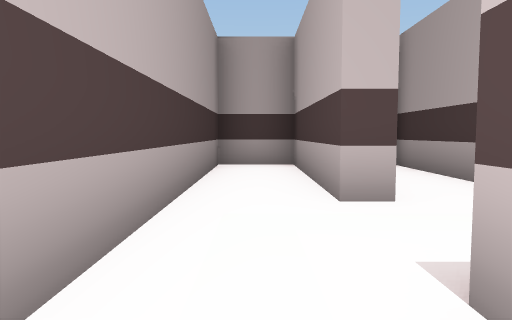
View 1 (above)

20 first-person views from a walk through a Unity game level. The camera is 1.2 m above the floor, tilts 4° down and sees 70° across. The floor is counted in squares, 2 m on a side. Each view is taken from the middle of a square. On the plan, view 1 faces up. The plan holds only what a view shows up to about 10 squares ahead; the rest is blank. The player is left out. Some animated figures are left out.

View 2
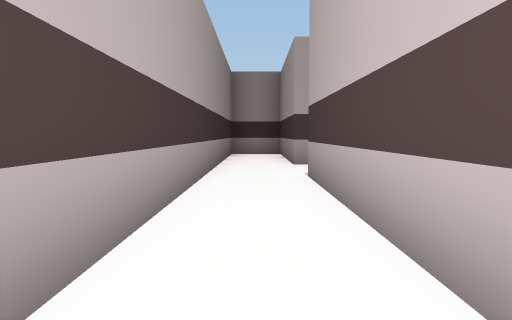

View 3
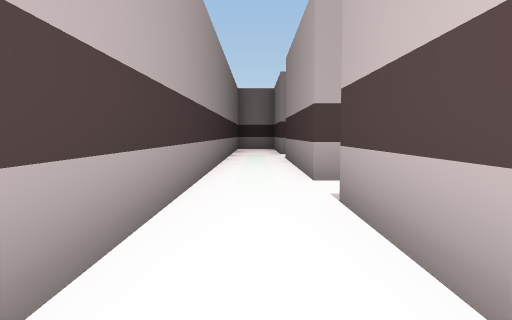

View 4
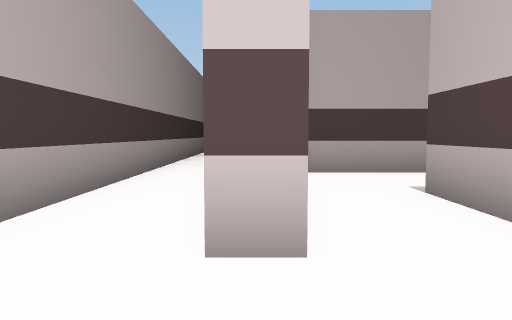

View 5
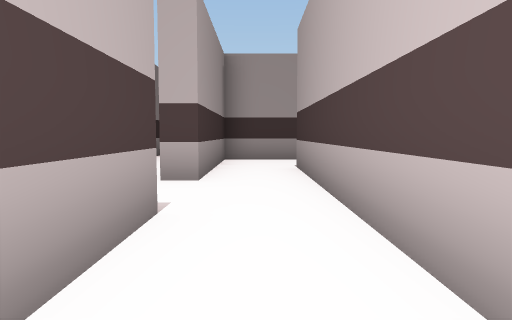

View 6
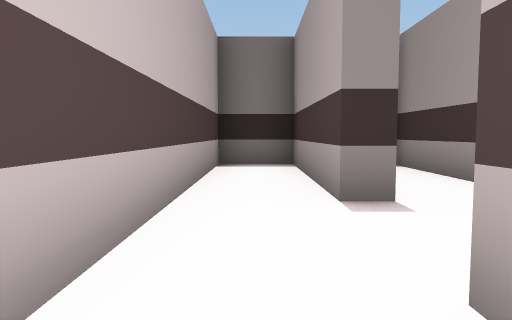

View 7
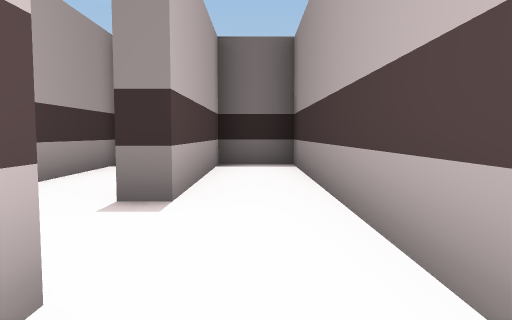

View 8
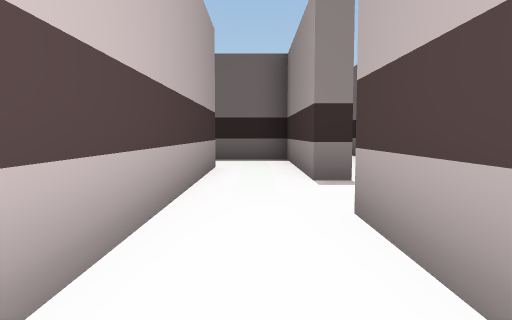

View 9
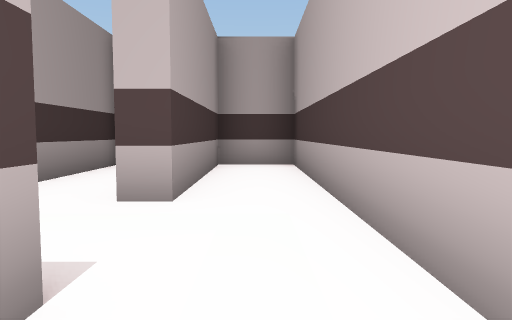

View 10
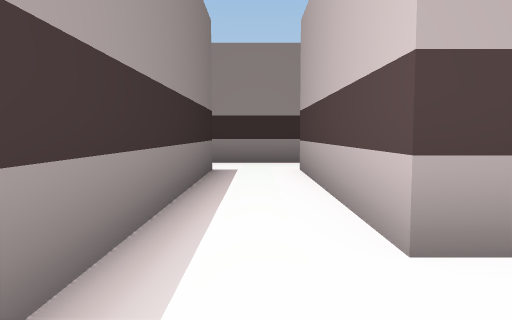

View 11
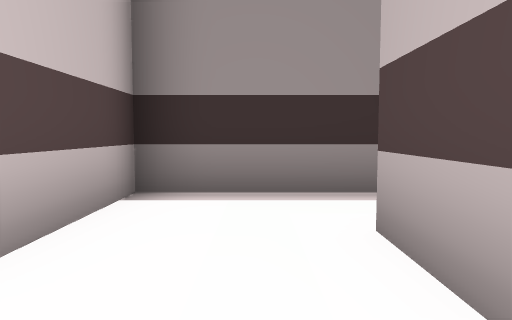

View 12
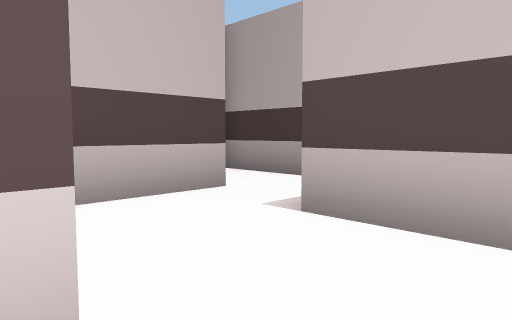

View 13
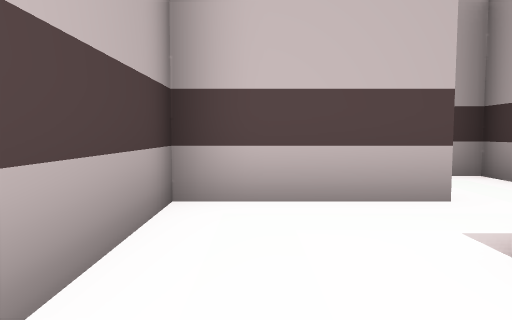

View 14
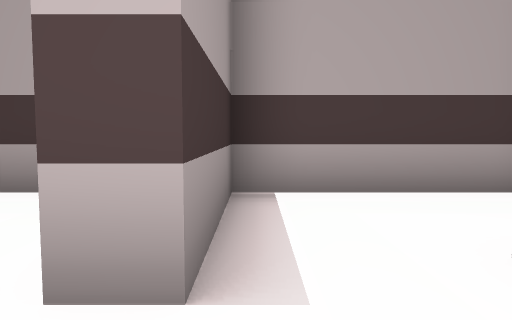

View 15
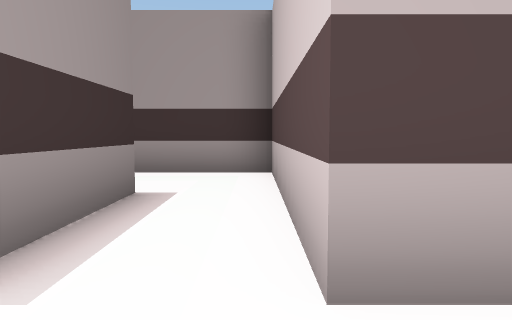

View 16
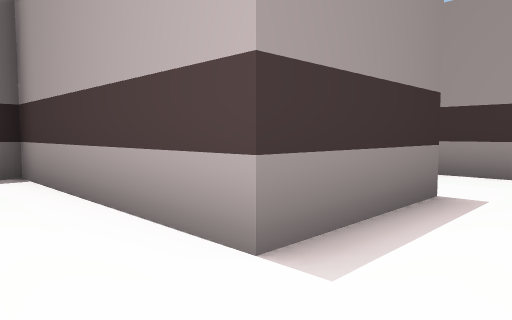

View 17
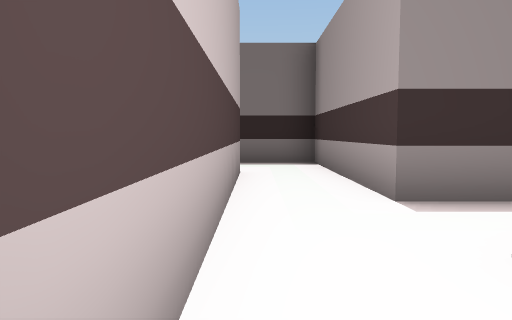

View 18
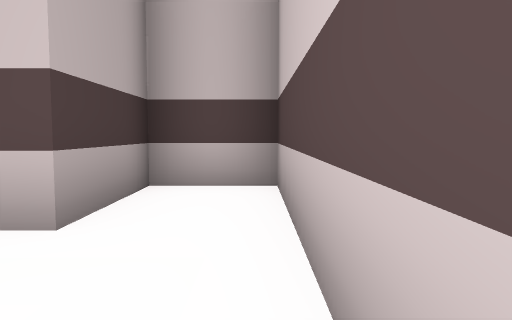

View 19
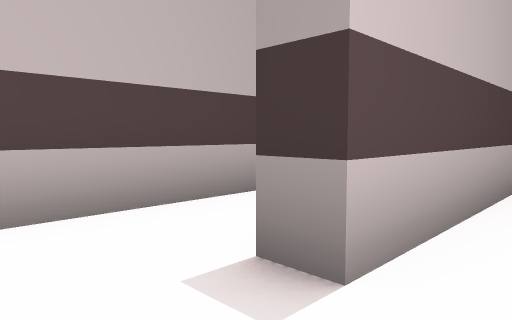

View 20
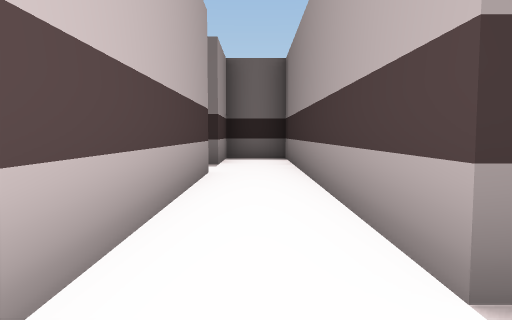

### Floor plan
Points are (right, up) in squares from view 1. A wall is a line through its corners. A room is listed if a view was taken in it or the views show most of it. See-through windows are left out.
Room 1 (views 1, 2, 3, 7, 10, 12, 13)
walls: (0.8, -7) (0.8, -4.7) (7.3, -4.7) (7.3, -3.5); (5.3, -3.2) (0.8, -3.2) (0.8, 1.3); (0.8, 3.3) (0.8, 7.2) (-0.7, 7.2) (-0.7, -15.2) (0.8, -15.2) (0.8, -11.2)
ways out: opening at (1, -10.5) to room 2; opening at (1, 2.5) to room 4; opening at (6.5, -2.5) to room 5
Room 2 (views 4, 5)
walls: (0.8, -11.2) (1.3, -11.2) (1.3, -15.2) (2.7, -15.2) (2.7, -9.5); (1.3, -9.3) (0.8, -9.3)
ways out: opening at (1, -10.5) to room 1; opening at (2, -8.5) to room 3
Room 3 (views 6, 19)
walls: (2.5, -5.3) (1.3, -5.3) (1.3, -9.3); (2.7, -9.5) (2.7, -7.3)
ways out: opening at (2, -8.5) to room 2; opening at (3, -6.5) to room 7
Room 4 (views 8, 9)
walls: (0.8, 1.3) (1.3, 1.3) (1.3, -0.4); (2.7, -0.8) (2.7, 7.2) (1.3, 7.2) (1.3, 3.3) (0.8, 3.3)
ways out: opening at (1, 2.5) to room 1; opening at (2, 0.5) to room 9
Room 5 (views 11, 14)
walls: (7.8, -0.2) (7.8, -0.8) (5.3, -0.8) (5.3, -3.2); (9.3, -0.8) (9.3, 1.2); (7.3, -3.5) (7.3, -2.2)
ways out: opening at (6.5, -2.5) to room 1; opening at (8.5, 0) to room 8
Room 6 (views 15, 16, 17, 18)
walls: (7.1, 1.8) (9.7, 1.8) (9.7, -2.7) (11.4, -2.7); (11.2, -0.5) (11.2, 5.2) (9.7, 5.2) (9.7, 3.3) (6.5, 3.3)
ways out: opening at (7, 2) to room 8
Room 7 (view 20)
walls: (4.7, -11.8) (4.7, -6.4); (2.7, -7.3) (3.2, -7.3) (3.2, -15.2) (4.7, -15.2) (4.7, -13.2); (3.8, -5.3) (2.5, -5.3)
ways out: opening at (3, -6.5) to room 3
Room 8 (no view inside)
walls: (9.3, 1.2) (8.8, 1.2); (6.5, 3.3) (5.3, 3.3) (5.3, -0.2) (7.8, -0.2)
ways out: opening at (8.5, 0) to room 5; opening at (7, 2) to room 6
Room 9 (no view inside)
walls: (1.3, -0.4) (1.3, -2.7) (3, -2.7)
ways out: opening at (2, 0.5) to room 4; opening at (3, -1.5)

Where each view was taken, in squares from view 1:
view 1: 0 up, 0 right, facing up
view 2: 4 down, 0 right, facing up
view 3: 8 down, 0 right, facing up
view 4: 11 down, 1 right, facing up
view 5: 14 down, 2 right, facing up
view 6: 8 down, 2 right, facing down
view 7: 8 down, 0 right, facing down
view 8: 6 up, 2 right, facing down
view 9: 0 up, 2 right, facing up
view 10: 4 down, 7 right, facing left
view 11: 1 down, 6 right, facing down
view 12: 4 down, 5 right, facing up-right
view 13: 4 down, 6 right, facing up
view 14: 0 up, 9 right, facing left
view 15: 3 up, 11 right, facing left
view 16: 3 up, 11 right, facing down-left
view 17: 5 up, 11 right, facing down
view 18: 1 up, 11 right, facing up
view 19: 6 down, 2 right, facing down-right
view 20: 6 down, 4 right, facing down
